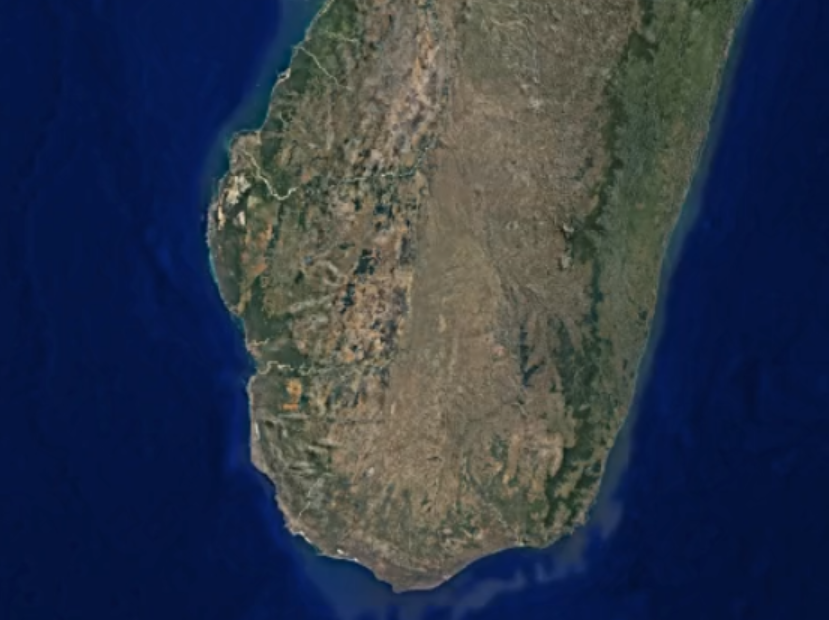
#> input picture model/images/madagascar_2003.png, 829 x 620 px
$ python main.py
#> lines starting #> are read from the running program, lines starting #| are printed output that depends on the picture; after the words box and inside, x2 and y2 are one past the last pixel; in counts of white or black regions, pixels touching at a corner belong together
### model/segmentation_model.py
# segementation_model.py
import cv2
import numpy as np
from PIL import Image
import matplotlib.pyplot as plt

class SimpleLandCoverSegmenter:
    def __init__(self):
        self.class_names = {
            0: 'forest',
            1: 'urban_barren',
            2: 'water',
            3: 'glacier',
            4: 'agriculture'
        }

    def segment_image(self, image_path):
        """
        Simple segmentation using color thresholding and texture analysis
        simplified approach
        """
        # Read image
        image = cv2.imread(image_path)
        image_rgb = cv2.cvtColor(image, cv2.COLOR_BGR2RGB)
        hsv = cv2.cvtColor(image, cv2.COLOR_BGR2HSV)

        height, width = image.shape[:2]
        total_pixels = height * width

        # Initialize segmentation mask
        segmentation_mask = np.zeros((height, width), dtype=np.uint8)

        # Simple color-based segmentation rules
        # Water (Blue areas)
        water_lower = np.array([90, 30, 50])
        water_upper = np.array([140, 255, 255])
        water_mask = cv2.inRange(hsv, water_lower, water_upper)
        # cv2.imwrite('water_mask.png', water_mask)  # Debug line to check water mask
        segmentation_mask[water_mask > 0] = 2  # Water class

        # Forest (Green areas)
        green_lower = np.array([41, 40, 30])
        green_upper = np.array([85, 255, 255])
        forest_mask = cv2.inRange(hsv, green_lower, green_upper)
        # cv2.imwrite('forest_mask_old.png', forest_mask)  # Debug line to check forest mask
        segmentation_mask[forest_mask > 0] = 0  # Forest class

        # Glacier/Snow (White areas)
        white_lower = np.array([0, 0, 220])
        white_upper = np.array([180, 30, 255])
        glacier_mask = cv2.inRange(hsv, white_lower, white_upper)
        # cv2.imwrite('glacier_mask.png', glacier_mask)  # Debug line to check glacier mask
        segmentation_mask[glacier_mask > 0] = 3  # Glacier class

        # # Urban/Barren (Gray/Brown areas)
        gray_lower = np.array([0, 0, 40])
        gray_upper = np.array([30, 40, 100])
        urban_mask = cv2.inRange(hsv, gray_lower, gray_upper)
        # cv2.imwrite('urban_barren_mask.png', urban_mask)  # Debug line to check urban mask
        segmentation_mask[urban_mask > 0] = 1  # Urban/Barren class

        # Agriculture (Yellow/Brown areas)
        yellow_lower = np.array([20, 100, 100])
        yellow_upper = np.array([30, 255, 255])
        agri_mask = cv2.inRange(hsv, yellow_lower, yellow_upper)
        # cv2.imwrite('agri_mask.png', agri_mask)  # Debug line to check agriculture mask
        segmentation_mask[agri_mask > 0] = 4  # Agriculture class

        # Any remaining pixels not classified, assign to urban_barren
        unclassified_mask = (segmentation_mask == 0) & \
                            (water_mask == 0) & (forest_mask == 0) & \
                            (glacier_mask == 0) & (agri_mask == 0)
        # cv2.imwrite('unclassified_mask.png', unclassified_mask.astype(np.uint8)*255)  # Debug line to check unclassified mask
        segmentation_mask[unclassified_mask] = 1

        return segmentation_mask, image_rgb

    def calculate_areas(self, segmentation_mask):
        """Calculate area covered by each class"""
        total_pixels = segmentation_mask.size
        areas = {}

        for class_id, class_name in self.class_names.items():
            class_pixels = np.sum(segmentation_mask == class_id)
            percentage = (class_pixels / total_pixels) * 100

            # Convert to square kilometers (assuming standard satellite resolution)
            # For Sentinel-2: 10m resolution = 0.0001 km² per pixel
            area_km2 = class_pixels * 0.0001

            areas[class_name] = {
                'pixel_count': int(class_pixels),
                'percentage': round(percentage, 2),
                'area_km2': round(area_km2, 2)
            }

        return areas

    def visualize_segmentation(self, original_image, segmentation_mask, save_path=None):
        """Create visualization of segmentation results"""
        # Create color mask
        color_mask = np.zeros((*segmentation_mask.shape, 3), dtype=np.uint8)

        color_map = {
            0: [34, 139, 34],    # Forest - Green
            1: [128, 128, 128],  # Urban/Barren - Gray
            2: [0, 0, 255],      # Water - Blue
            3: [255, 255, 255],  # Glacier - White
            4: [255, 215, 0],    # Agriculture - Yellow
        }

        for class_id, color in color_map.items():
            color_mask[segmentation_mask == class_id] = color

        # Blend with original image
        blended = cv2.addWeighted(original_image, 0.6, color_mask, 0.4, 0)

        # Convert RGB to BGR for OpenCV saving
        original_bgr = cv2.cvtColor(original_image, cv2.COLOR_RGB2BGR)
        color_mask_bgr = cv2.cvtColor(color_mask, cv2.COLOR_RGB2BGR)
        blended_bgr = cv2.cvtColor(blended, cv2.COLOR_RGB2BGR)

        # Save images
        if save_path:
            base_path = save_path.rsplit('.', 1)[0]
            cv2.imwrite(f"{base_path}_original.png", original_bgr)
            cv2.imwrite(f"{base_path}_mask.png", color_mask_bgr)
            cv2.imwrite(f"{base_path}_overlay.png", blended_bgr)
            print(f"Saved: {base_path}_original.png, {base_path}_mask.png, {base_path}_overlay.png")
        else:
            cv2.imwrite("original_image.png", original_bgr)
            cv2.imwrite("segmentation_mask.png", color_mask_bgr)
            cv2.imwrite("overlay_result.png", blended_bgr)

        return blended

### model/trend_analyzer.py
# trend_analyzer.py
import numpy as np
import json
from typing import Dict, List, Tuple
import statistics

class TrendAnalyzer:
    def __init__(self):
        self.target_year = 2030

    def load_json_data(self, json_path: str) -> Dict:
        with open(json_path, 'r') as f:
            return json.load(f)

    '''def extract_years_from_filenames(self, data: Dict) -> Dict[int, Dict]:
        yearly_data = {}

        for filename, land_cover in data.items():
            year = self._extract_year(filename)
            if year:
                yearly_data[year] = land_cover

        return dict(sorted(yearly_data.items()))

    def _extract_year(self, filename: str) -> int:
        import re
        match = re.search(r'(\d{4})', filename)
        return int(match.group(1)) if match else None'''

    def calculate_trends(self, years: list, segmentation_data: dict):    #receive year as a list here rather than extracting
        trends = {}

        if len(years) < 2:
            raise ValueError("Need at least 2 years of data for trend analysis")

        image_paths = list(segmentation_data.keys())
        if len(image_paths) != len(years):
            raise ValueError("Number of years does not match number of images uploaded")

        for land_cover_type in ['forest', 'urban_barren', 'water', 'glacier', 'agriculture']:
            percentages = []
            areas_km2 = []

            for i, year in enumerate(years):
                year = int(year)
                data = segmentation_data[image_paths[i]]  # get corresponding land cover
                if land_cover_type in data:
                    percentages.append(data[land_cover_type]['percentage'])
                    areas_km2.append(data[land_cover_type]['area_km2'])
                else:
                    percentages.append(0.0)
                    areas_km2.append(0.0)

            trends[land_cover_type] = self._analyze_single_trend(
                years, percentages, areas_km2, land_cover_type
            )

        return trends

    # [80 lines left out: functions _analyze_single_trend, generate_critical_findings, not called in this run]

    def generate_mathematical_report(self, json_path: str, years) -> Dict:
        raw_data = self.load_json_data(json_path)
        yearly_data = years

        if not yearly_data:
            raise ValueError("No valid yearly data provided")

        trends = self.calculate_trends(yearly_data, segmentation_data=raw_data)
        critical_findings = self.generate_critical_findings(trends)

        report = {
            'analysis_metadata': {
                'data_source': json_path,
                'years_analyzed': yearly_data,
                'target_projection_year': self.target_year
            },
            'yearly_data': raw_data,
            'trend_analysis': trends,
            'critical_findings': critical_findings,
            'summary': self._generate_summary(trends)
        }

        return report

    # [41 lines left out: functions _generate_summary, _calculate_risk_level, not called in this run]

### model/report_generation.py
# api_enhancer.py
import os
import json
import requests
from typing import Dict
from dotenv import load_dotenv

class APIEnhancer:
    def __init__(self, provider: str = "gemini"):
        self.provider = provider
        self.setup_api_keys()

class APIEnhancer:
    def __init__(self, provider: str = "gemini"):
        self.provider = provider
        load_dotenv()  # Load environment variables from .env file
        self.setup_api_keys()

    def setup_api_keys(self):
        """Setup API keys from environment variables"""
        if self.provider == "gemini":
            self.api_key = os.getenv('GEMINI_API_KEY')
            if not self.api_key:
                raise ValueError("GEMINI_API_KEY not found. Please create a .env file with your API key")
            self.base_url = "https://generativelanguage.googleapis.com/v1/models/gemini-2.5-flash:generateContent"

        else:
            raise ValueError(f"Unsupported provider: {self.provider}")

    # [250 lines left out: functions query_api, generate_impact_analysis, generate_recommendations, generate_executive_summary, _simplify_trend_data, _parse_response and 1 more, not called in this run]

### model/main.py
# main.py
import cv2
import numpy as np
import json
import os
from segmentation_model import SimpleLandCoverSegmenter
from trend_analyzer import TrendAnalyzer
from report_generation import APIEnhancer

# [20 lines left out: function analyze_single_image, not called in this run]

def analyze_multiple_images(image_paths, output_dir=None, output_json_path=None):
    all_results = {}
    segmenter = SimpleLandCoverSegmenter()

    for image_path in image_paths:
        segmentation_mask, original_image = segmenter.segment_image(image_path)
        areas = segmenter.calculate_areas(segmentation_mask)

        all_results[image_path] = areas

        if output_dir:
            import os
            base_name = os.path.splitext(os.path.basename(image_path))[0]
            vis_path = os.path.join(output_dir, f"{base_name}_segmentation.png")
            segmenter.visualize_segmentation(original_image, segmentation_mask, vis_path)
        else:
            base_name = image_path.replace('/', '_').replace('\\', '_').replace('.', '_')
            vis_path = f"{base_name}_segmentation.png"
            segmenter.visualize_segmentation(original_image, segmentation_mask, vis_path)

    if output_json_path:
        with open(output_json_path, 'w') as f:
            json.dump(all_results, f, indent=2)

    return all_results

def generate_comprehensive_report(json_data_path, years, output_report_path=None):
    analyzer = TrendAnalyzer()

    try:
        report = analyzer.generate_mathematical_report(json_data_path, years)

        if output_report_path:
            with open(output_report_path, 'w') as f:
                json.dump(report, f, indent=2)

        return report

    except Exception as e:
        error_result = {
            'error': str(e),
        }
        if output_report_path:
            with open(output_report_path, 'w') as f:
                json.dump(error_result, f, indent=2)
        return error_result

def run_complete_analysis(image_paths, years, output_base_dir="results"):
    os.makedirs(output_base_dir, exist_ok=True)
    os.makedirs(f"{output_base_dir}/visualizations", exist_ok=True)
    os.makedirs(f"{output_base_dir}/reports", exist_ok=True)

    # Step 1: Image segmentation
    segmentation_results = analyze_multiple_images(
        image_paths,
        output_dir=f"{output_base_dir}/visualizations",
        output_json_path=f"{output_base_dir}/segmentation_results.json"
    )
#> in segment_image, image is the input picture: shape (620, 829, 3); mean B, G, R 74.2, 56.4, 46.7
#> in segment_image, `water_mask = cv2.inRange(hsv, water_lower, water_upper)`:
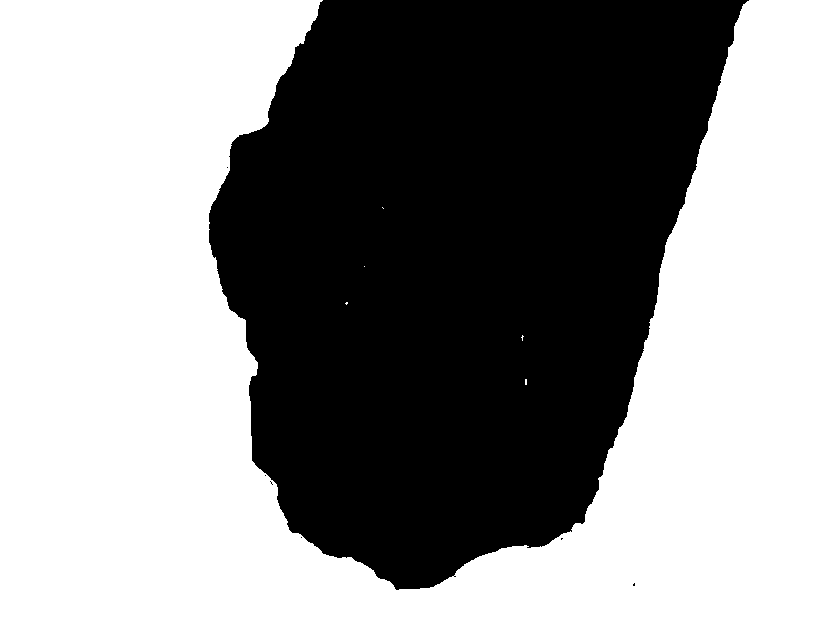
#> water_mask: shape (620, 829); 55.9% white; 7 black regions (6 under 20 px), largest, box (x1, y1, x2, y2) and area: (209, 0, 749, 590) 226797
#> in segment_image, `forest_mask = cv2.inRange(hsv, green_lower, green_upper)`:
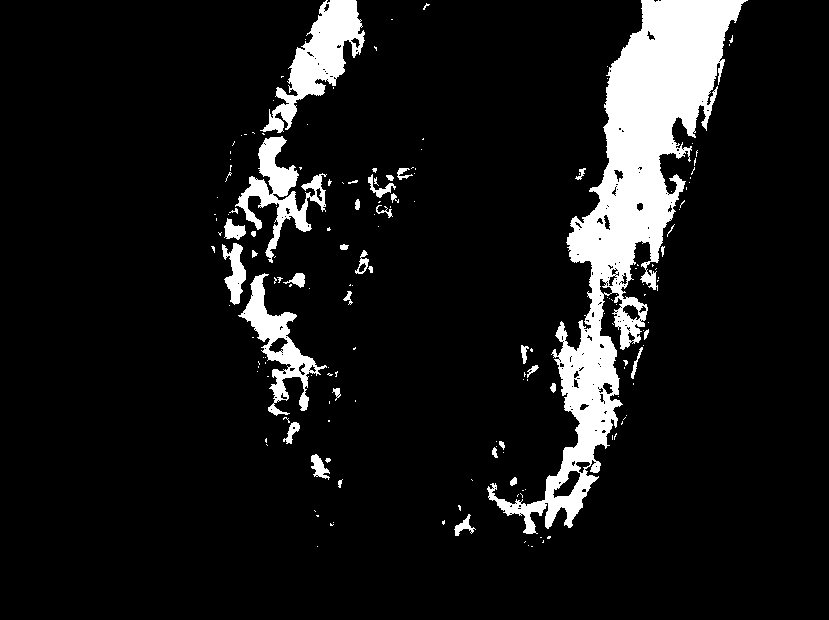
#> forest_mask: shape (620, 829); 9.6% white; 172 white regions (135 under 20 px), largest, box (x1, y1, x2, y2) and area: (487, 0, 748, 534) 33686, (260, 0, 365, 133) 4973, (235, 136, 327, 263) 3481
#> in segment_image, `agri_mask = cv2.inRange(hsv, yellow_lower, yellow_upper)`:
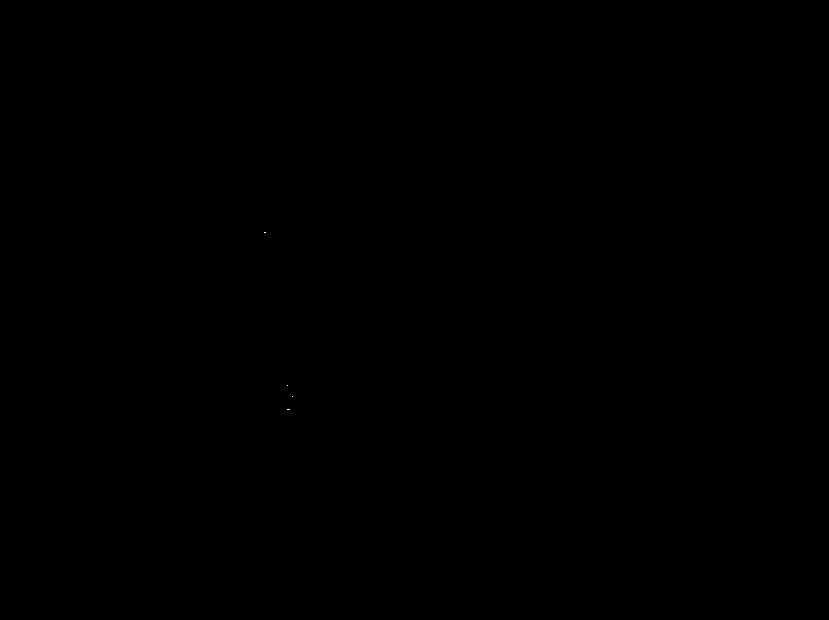
#> agri_mask: shape (620, 829); 0% white in thin lines or dots, all inside (x1, y1, x2, y2) = (264, 232, 293, 410)
#> in segment_image, `unclassified_mask = (segmentation_mask == 0) & \ (water_mask == 0) & (..`:
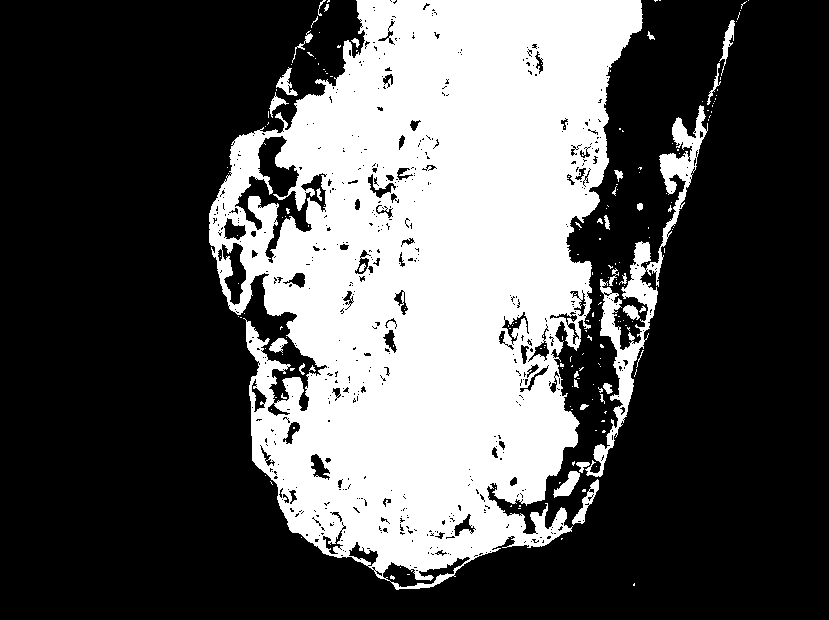
#> unclassified_mask: shape (620, 829) bool; 33.5% white; 198 white regions (165 under 20 px), largest, box (x1, y1, x2, y2) and area: (209, 0, 643, 590) 162695, (585, 105, 708, 477) 6162, (572, 479, 599, 525) 347
#> in analyze_multiple_images, `segmentation_mask, original_image = segmenter.segment_image(image_path)`:
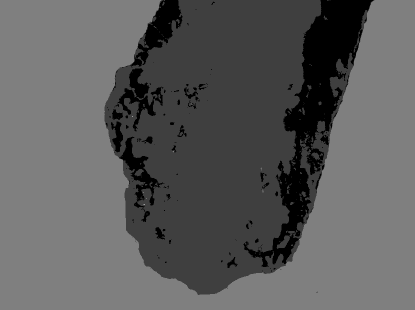
#> segmentation_mask: shape (620, 829) (shown at 1/2 size); min 0, max 4, mean 1.46; drawn with min black and max white
#> the loop in calculate_areas, `for class_id, class_name in self.class_names.items():` made 5 passes
#> (class_pixels, percentage, area_km2) on pass 3: (287168, 55.87, 28.72)
#> after the loop in calculate_areas, `for class_id, class_name in self.class_names.items():`: areas = 5 items
#> in visualize_segmentation, `blended = cv2.addWeighted(original_image, 0.6, color_mask, 0.4, 0)`:
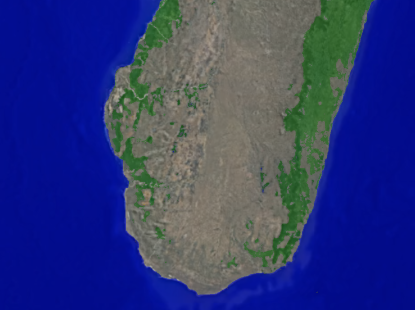
#> blended: shape (620, 829, 3) (shown at 1/2 size); mean R, G, B 47, 56.9, 120.5
#> in visualize_segmentation, `color_mask_bgr = cv2.cvtColor(color_mask, cv2.COLOR_RGB2BGR)`:
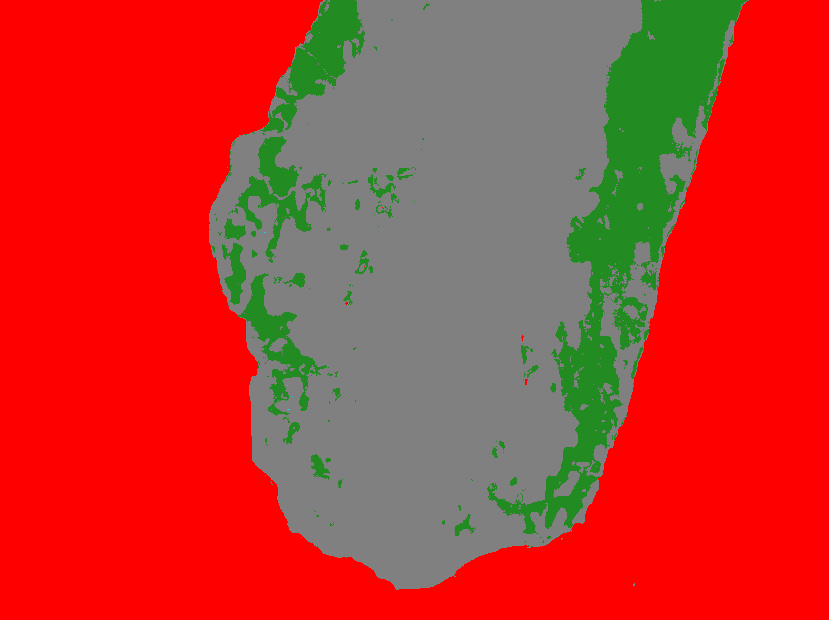
#> color_mask_bgr: shape (620, 829, 3); mean R, G, B 190, 57.5, 47.5
#> segmentation_results = 3 items

    # Step 2: Trend analysis
    trend_report = generate_comprehensive_report(
        f"{output_base_dir}/segmentation_results.json",
        years,
        output_report_path=f"{output_base_dir}/reports/trend_analysis_report.json"
    )

    # Step 3: API Enhancement
    api_enhancer = APIEnhancer(provider="gemini")
    api_insights = api_enhancer.enhance_analysis(trend_report)

    # Save API insights
    with open(f"{output_base_dir}/reports/api_enhancements.json", 'w') as f:
        json.dump(api_insights, f, indent=2)

    # Step 4: Generate final combined report
    final_report = {
        'analysis_metadata': {
            'analysis_type': 'complete_environmental_analysis',
            'images_analyzed': image_paths,
            'api_provider_used': 'gemini',
            'enhancement_status': api_insights.get('api_enhancement', {}).get('status', 'unknown')
        },
        'segmentation_results': segmentation_results,
        'mathematical_analysis': trend_report,
        'ai_enhanced_insights': api_insights
    }

    with open(f"{output_base_dir}/final_comprehensive_report.json", 'w') as f:
        json.dump(final_report, f, indent=2)

    return final_report

if __name__ == "__main__":
    image_paths = [
        "images/madagascar_2003.png",
        "images/madagascar_2012.png",
        "images/madagascar_2022.png"
    ]

#> (the run stopped early here; a loop or call above may not have finished)
